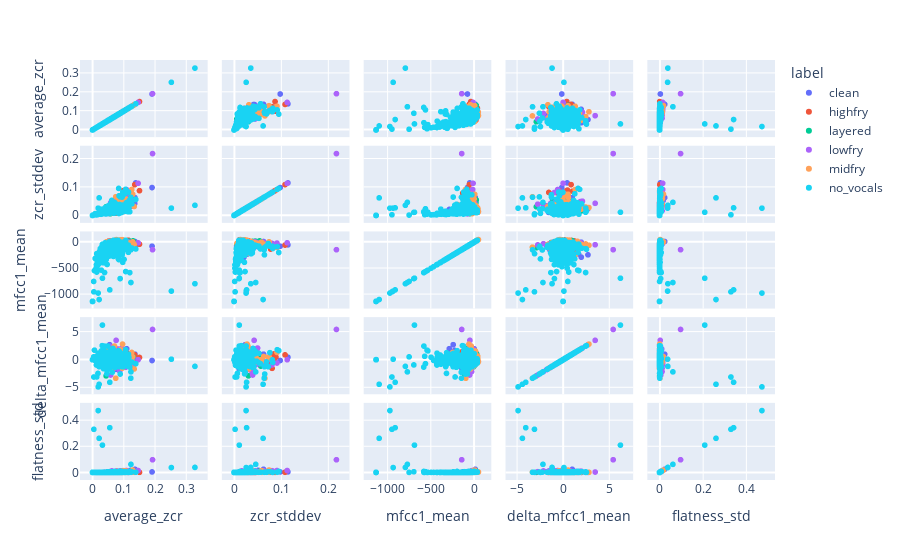

Here is the notebook cell this chart was saved with:
### Markdown cell above
## Plot scatter plot of features

### Code cell
import plotly.express as px
fig = px.scatter_matrix(undersampled_data[['label', 'average_zcr',
       'zcr_stddev', 'mfcc1_mean', 'mfcc2_mean', 'mfcc3_mean',
       'mfcc4_mean', 'mfcc5_mean', 'mfcc6_mean', 'mfcc7_mean', 'mfcc8_mean',
       'mfcc9_mean', 'mfcc10_mean', 'mfcc11_mean', 'mfcc12_mean',
       'mfcc13_mean', 'mfcc1_std', 'mfcc2_std', 'mfcc3_std', 'mfcc4_std',
       'mfcc5_std', 'mfcc6_std', 'mfcc7_std', 'mfcc8_std', 'mfcc9_std',
       'mfcc10_std', 'mfcc11_std', 'mfcc12_std', 'mfcc13_std',
       'delta_mfcc1_mean', 'delta_mfcc2_mean', 'delta_mfcc3_mean',
       'delta_mfcc4_mean', 'delta_mfcc5_mean', 'delta_mfcc6_mean',
       'delta_mfcc7_mean', 'delta_mfcc8_mean', 'delta_mfcc9_mean',
       'delta_mfcc10_mean', 'delta_mfcc11_mean', 'delta_mfcc12_mean',
       'delta_mfcc13_mean', 'delta_mfcc1_std', 'delta_mfcc2_std',
       'delta_mfcc3_std', 'delta_mfcc4_std', 'delta_mfcc5_std',
       'delta_mfcc6_std', 'delta_mfcc7_std', 'delta_mfcc8_std',
       'delta_mfcc9_std', 'delta_mfcc10_std', 'delta_mfcc11_std',
       'delta_mfcc12_std', 'delta_mfcc13_std','centroid_mean','centroid_std',
       'contrast_mean','contrast_std',
       'flatness_mean','flatness_std',
       'rolloff_mean','rolloff_std']],dimensions=["average_zcr", "zcr_stddev", "mfcc1_mean", "delta_mfcc1_mean","flatness_std","flatness_std"],color='label')
fig.show()

### Figure 1 — Plotly figure (JSON) as saved in the notebook; plotly's stock layout.template omitted (floating-point values rounded to 4 significant figures; data arrays with more than 128 entries replaced by an {"elided": "..."} marker saying what was removed)
{"data": [{"dimensions": [{"axis": {"matches": true}, "label": "average_zcr", "values": {"elided": "555 float values"}}, {"axis": {"matches": true}, "label": "zcr_stddev", "values": {"elided": "555 float values"}}, {"axis": {"matches": true}, "label": "mfcc1_mean", "values": {"elided": "555 float values"}}, {"axis": {"matches": true}, "label": "delta_mfcc1_mean", "values": {"elided": "555 float values"}}, {"axis": {"matches": true}, "label": "flatness_std", "values": {"elided": "555 float values"}}], "hovertemplate": "label=clean<br>%{xaxis.title.text}=%{x}<br>%{yaxis.title.text}=%{y}<extra></extra>", "legendgroup": "clean", "marker": {"color": "#636efa", "symbol": "circle"}, "name": "clean", "showlegend": true, "type": "splom"}, {"dimensions": [{"axis": {"matches": true}, "label": "average_zcr", "values": {"elided": "555 float values"}}, {"axis": {"matches": true}, "label": "zcr_stddev", "values": {"elided": "555 float values"}}, {"axis": {"matches": true}, "label": "mfcc1_mean", "values": {"elided": "555 float values"}}, {"axis": {"matches": true}, "label": "delta_mfcc1_mean", "values": {"elided": "555 float values"}}, {"axis": {"matches": true}, "label": "flatness_std", "values": {"elided": "555 float values"}}], "hovertemplate": "label=highfry<br>%{xaxis.title.text}=%{x}<br>%{yaxis.title.text}=%{y}<extra></extra>", "legendgroup": "highfry", "marker": {"color": "#EF553B", "symbol": "circle"}, "name": "highfry", "showlegend": true, "type": "splom"}, {"dimensions": [{"axis": {"matches": true}, "label": "average_zcr", "values": {"elided": "555 float values"}}, {"axis": {"matches": true}, "label": "zcr_stddev", "values": {"elided": "555 float values"}}, {"axis": {"matches": true}, "label": "mfcc1_mean", "values": {"elided": "555 float values"}}, {"axis": {"matches": true}, "label": "delta_mfcc1_mean", "values": {"elided": "555 float values"}}, {"axis": {"matches": true}, "label": "flatness_std", "values": {"elided": "555 float values"}}], "hovertemplate": "label=layered<br>%{xaxis.title.text}=%{x}<br>%{yaxis.title.text}=%{y}<extra></extra>", "legendgroup": "layered", "marker": {"color": "#00cc96", "symbol": "circle"}, "name": "layered", "showlegend": true, "type": "splom"}, {"dimensions": [{"axis": {"matches": true}, "label": "average_zcr", "values": {"elided": "555 float values"}}, {"axis": {"matches": true}, "label": "zcr_stddev", "values": {"elided": "555 float values"}}, {"axis": {"matches": true}, "label": "mfcc1_mean", "values": {"elided": "555 float values"}}, {"axis": {"matches": true}, "label": "delta_mfcc1_mean", "values": {"elided": "555 float values"}}, {"axis": {"matches": true}, "label": "flatness_std", "values": {"elided": "555 float values"}}], "hovertemplate": "label=lowfry<br>%{xaxis.title.text}=%{x}<br>%{yaxis.title.text}=%{y}<extra></extra>", "legendgroup": "lowfry", "marker": {"color": "#ab63fa", "symbol": "circle"}, "name": "lowfry", "showlegend": true, "type": "splom"}, {"dimensions": [{"axis": {"matches": true}, "label": "average_zcr", "values": {"elided": "555 float values"}}, {"axis": {"matches": true}, "label": "zcr_stddev", "values": {"elided": "555 float values"}}, {"axis": {"matches": true}, "label": "mfcc1_mean", "values": {"elided": "555 float values"}}, {"axis": {"matches": true}, "label": "delta_mfcc1_mean", "values": {"elided": "555 float values"}}, {"axis": {"matches": true}, "label": "flatness_std", "values": {"elided": "555 float values"}}], "hovertemplate": "label=midfry<br>%{xaxis.title.text}=%{x}<br>%{yaxis.title.text}=%{y}<extra></extra>", "legendgroup": "midfry", "marker": {"color": "#FFA15A", "symbol": "circle"}, "name": "midfry", "showlegend": true, "type": "splom"}, {"dimensions": [{"axis": {"matches": true}, "label": "average_zcr", "values": {"elided": "555 float values"}}, {"axis": {"matches": true}, "label": "zcr_stddev", "values": {"elided": "555 float values"}}, {"axis": {"matches": true}, "label": "mfcc1_mean", "values": {"elided": "555 float values"}}, {"axis": {"matches": true}, "label": "delta_mfcc1_mean", "values": {"elided": "555 float values"}}, {"axis": {"matches": true}, "label": "flatness_std", "values": {"elided": "555 float values"}}], "hovertemplate": "label=no_vocals<br>%{xaxis.title.text}=%{x}<br>%{yaxis.title.text}=%{y}<extra></extra>", "legendgroup": "no_vocals", "marker": {"color": "#19d3f3", "symbol": "circle"}, "name": "no_vocals", "showlegend": true, "type": "splom"}], "layout": {"dragmode": "select", "legend": {"title": {"text": "label"}, "tracegroupgap": 0}, "margin": {"t": 60}}}
